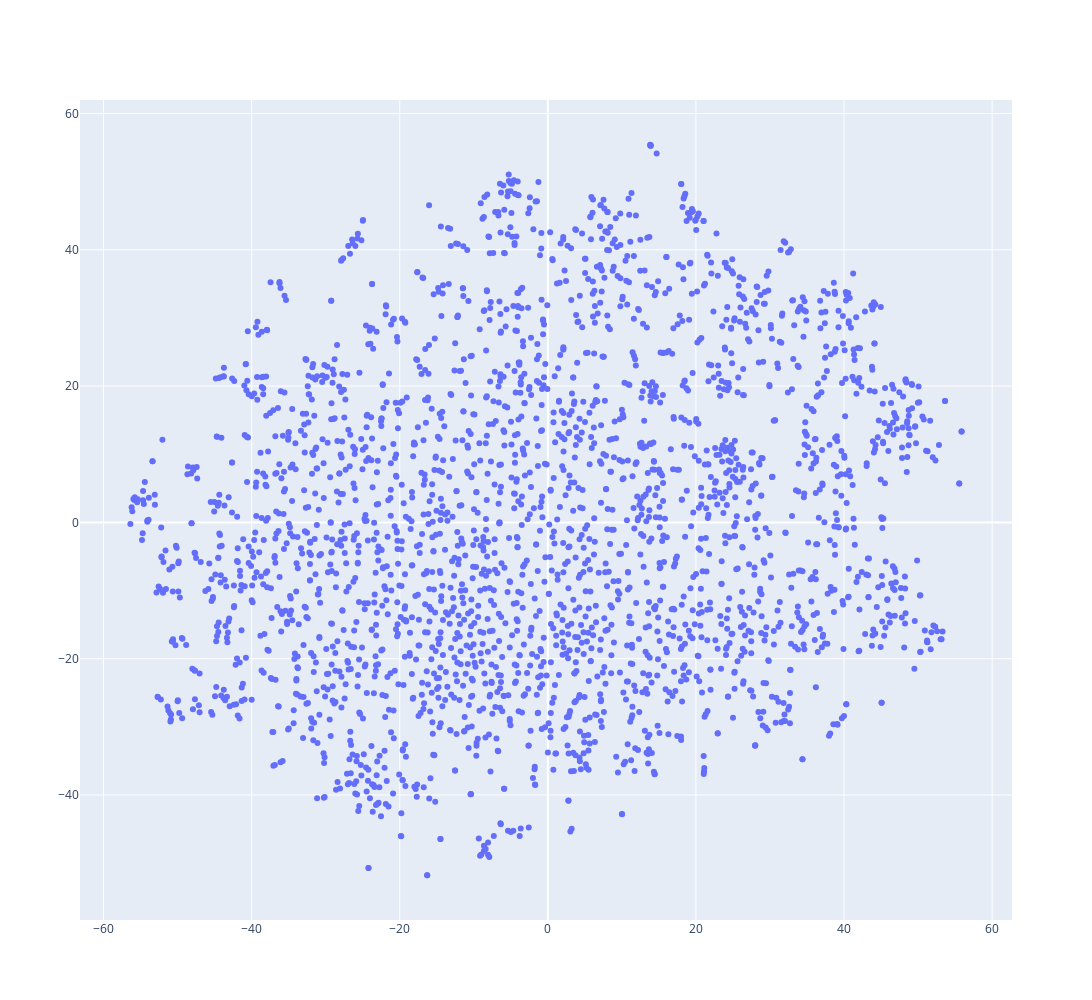

Notebook cell for this chart:
### Code cell
fig = go.Figure(data=go.Scatter(x=tsne_df['x'],
                                y=tsne_df['y'],
                                mode='markers',
                                text=tsne_df['word'])) # hover text goes here

fig.update_layout(width=1500 ,height=1000)
fig

### Figure 1 — Plotly figure (JSON) as saved in the notebook; plotly's stock layout.template omitted (floating-point values rounded to 4 significant figures; data arrays with more than 128 entries replaced by an {"elided": "..."} marker saying what was removed)
{"data": [{"mode": "markers", "text": {"elided": "2721 str values"}, "type": "scatter", "x": {"elided": "2721 float values"}, "y": {"elided": "2721 float values"}}], "layout": {"height": 1000, "width": 1500}}
